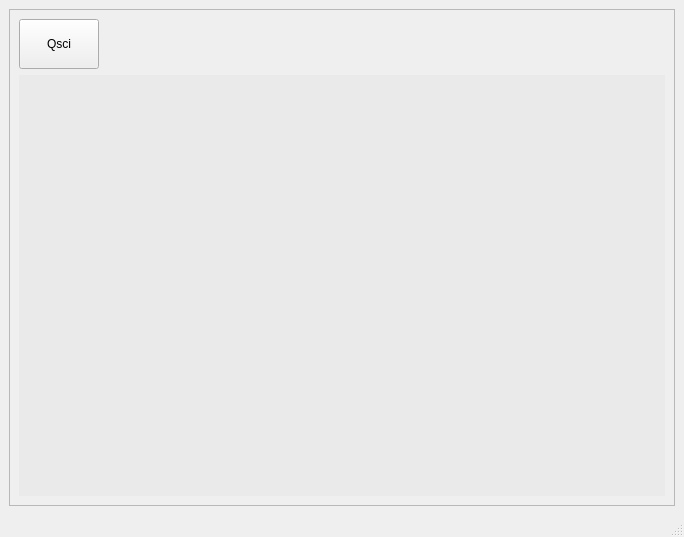
<?xml version="1.0" encoding="UTF-8"?>
<ui version="4.0">
 <class>MainWindow</class>
 <widget class="QMainWindow" name="MainWindow">
  <property name="geometry">
   <rect>
    <x>0</x>
    <y>0</y>
    <width>684</width>
    <height>537</height>
   </rect>
  </property>
  <property name="windowTitle">
   <string>MainWindow</string>
  </property>
  <widget class="QWidget" name="centralwidget">
   <layout class="QHBoxLayout" name="horizontalLayout">
    <item>
     <widget class="QFrame" name="frame">
      <property name="frameShape">
       <enum>QFrame::StyledPanel</enum>
      </property>
      <property name="frameShadow">
       <enum>QFrame::Raised</enum>
      </property>
      <layout class="QHBoxLayout" name="horizontalLayout_2">
       <item>
        <layout class="QVBoxLayout" name="layout">
         <item alignment="Qt::AlignLeft">
          <widget class="QPushButton" name="btn">
           <property name="minimumSize">
            <size>
             <width>50</width>
             <height>50</height>
            </size>
           </property>
           <property name="text">
            <string>Qsci</string>
           </property>
          </widget>
         </item>
         <item>
          <widget class="QsciScintilla" name="editor">
           <property name="toolTip">
            <string/>
           </property>
           <property name="whatsThis">
            <string/>
           </property>
           <property name="styleSheet">
            <string notr="true">QWidget {
	background-color: #ffeaeaea;
}</string>
           </property>
          </widget>
         </item>
        </layout>
       </item>
      </layout>
     </widget>
    </item>
   </layout>
  </widget>
  <widget class="QMenuBar" name="menubar">
   <property name="geometry">
    <rect>
     <x>0</x>
     <y>0</y>
     <width>684</width>
     <height>19</height>
    </rect>
   </property>
  </widget>
  <widget class="QStatusBar" name="statusbar"/>
 </widget>
 <customwidgets>
  <customwidget>
   <class>QsciScintilla</class>
   <extends>QFrame</extends>
   <header>Qsci/qsciscintilla.h</header>
   <container>1</container>
  </customwidget>
 </customwidgets>
 <resources/>
 <connections/>
</ui>
